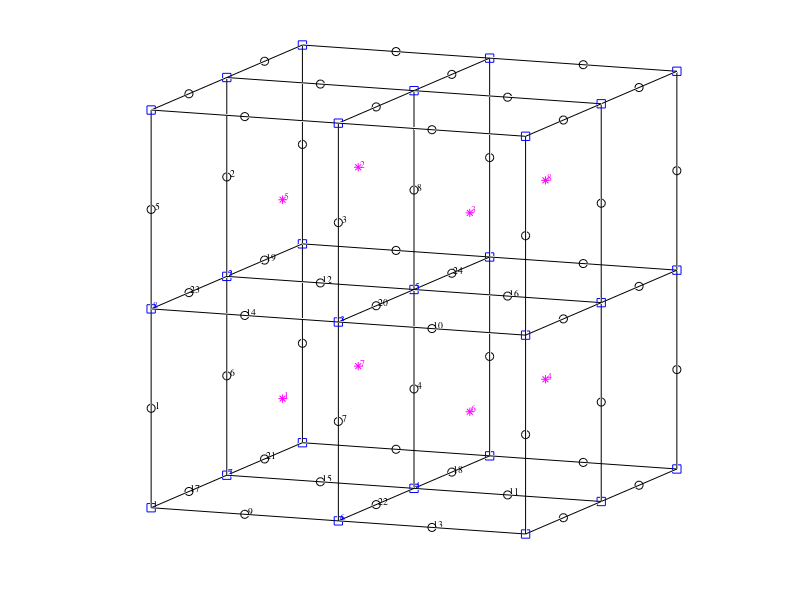

Reproduce this figure in MATLAB.
function HO = abo3cube( MNO, num, bnd )
% ABO3CUBE( MNO, NUM, BND ) just draw perovskite MxNxO lattice,
% NUM = 1   show atoms  and  NUM = 2 also adds numbering
% for MNO=2, A1:8, B1:8, O1:24 are numbered as in pdffit
% BND = 1   adds also atoms, that are on the boundary planes 

% defaults:
c_num = 2;
c_bnd = 1;
%%%%%%%%%%%
if nargin < 3; bnd = c_bnd; end
if nargin < 2; num = c_num; end
if nargin < 1; MNO = 2; end
MNO = MNO(:)';
if length(MNO) == 1
    MNO = MNO*[1 1 1];
end

ha = gca;
[xx, yy, zz] = cube_grid(MNO(1), MNO(2), MNO(3));
hc = plot3( xx, yy, zz, 'k', 'LineWidth', 0.15);

[m,n,o] = meshgrid([0:MNO(1)-1], [0:MNO(2)-1], [0:MNO(3)-1]);
m=m(:); n=n(:); o=o(:);

[A,B,O] = f_data( m, n, o, bnd );
save_hold = get( ha, 'NextPlot' );
hold on
if num > 0
    hA = plot3( 2*A(:,1), 2*A(:,2), 2*A(:,3),'m*' );
    hB = plot3( 2*B(:,1), 2*B(:,2), 2*B(:,3),'bs' );
    hO = plot3( 2*O(:,1), 2*O(:,2), 2*O(:,3),'ko' );
end

htA=[]; htB=[]; htO=[];
if num > 1
    nA = (1:min(8,size(A,1)))';
    htA = text( 2*A(nA,1), 2*A(nA,2), 2*A(nA,3), ...
	  [ char(' '+zeros(size(nA,1),1)) num2str(nA, '%3i') ], ...
	  'Color', 'm' );
    nB = (1:min(8,size(B,1)))';
    htB = text( 2*B(nB,1), 2*B(nB,2), 2*B(nB,3), ...
	  [ char(' '+zeros(size(nB,1),1)) num2str(nB, '%3i') ], ...
	  'Color', 'b' );
    nO = (1:min(24,size(O,1)))';
    htO = text( 2*O(nO,1), 2*O(nO,2), 2*O(nO,3), ...
	  [ char(' '+zeros(size(nO,1),1)) num2str(nO, '%3i') ], ...
	  'Color', 'k' );
    set( [htA; htB; htO], 'FontName', 'Times', 'FontSize', 7, ...
	  'HorizontalAlignment', 'left', 'VerticalAlignment', 'bottom' )
end
set( ha, 'XLim', [0 MNO(1)], 'YLim', [0 MNO(2)], 'ZLim', [0 MNO(3)] )
view(22, 10)
axis equal
axis off
set( ha, 'NextPlot', save_hold )
if nargout > 0
    HO = struct( 'hg', hc, 'hA', hA, 'hB', hB, 'hO', hO, ...
	'txA', htA, 'txB', htB, 'txO', htO);
end

function [A,B,O] = f_data( m, n, o, bnd )
A = [
	0.25	0.25	0.25
	0.25	0.75	0.75
	0.75	0.25	0.75
	0.75	0.75	0.25
	0.25	0.25	0.75
	0.75	0.25	0.25
	0.25	0.75	0.25
	0.75	0.75	0.75
];
B = [
	0	0	0
	0	0.5	0.5
	0.5	0	0.5
	0.5	0.5	0
	0.5	0.5	0.5
	0.5	0	0
	0	0.5	0
	0	0	0.5
];
O = [
	0	0	0.25
	0	0.5	0.75
	0.5	0	0.75
	0.5	0.5	0.25
	0	0	0.75
	0	0.5	0.25
	0.5	0	0.25
	0.5	0.5	0.75
	0.25	0	0
	0.75	0	0.5
	0.75	0.5	0
	0.25	0.5	0.5
	0.75	0	0
	0.25	0	0.5
	0.25	0.5	0
	0.75	0.5	0.5
	0	0.25	0
	0.5	0.75	0
	0	0.75	0.5
	0.5	0.25	0.5
	0	0.75	0
	0.5	0.25	0
	0	0.25	0.5
	0.5	0.75	0.5
];

Auc = A( all(A<0.5,2) , : );
Buc = B( all(B<0.5,2) , : );
Ouc = O( all(O<0.5,2) , : );
if ( bnd )
    [me,ne,oe] = meshgrid( [0 max(m)], [0 max(n)], [0 max(o)] );
    me=me(:); ne=ne(:); oe=oe(:);
    bz = find(any(B==0,2));
    oz = find(any(O==0,2));
    for i=2:length(me);
	B = [ B; [ B(bz,1)+me(i), B(bz,2)+ne(i), B(bz,3)+oe(i) ] ];
	O = [ O; [ O(oz,1)+me(i), O(oz,2)+ne(i), O(oz,3)+oe(i) ] ];
    end
end
if max(m) > 1 | max(n) > 1 | max(o) > 1
    A = Auc;
    B = Buc;
    O = Ouc;
    for i=2:length(m)
	A = [ A; Auc(:,1)+.5*m(i), Auc(:,2)+.5*n(i), Auc(:,3)+.5*o(i) ]; 
	B = [ B; Buc(:,1)+.5*m(i), Buc(:,2)+.5*n(i), Buc(:,3)+.5*o(i) ]; 
	O = [ O; Ouc(:,1)+.5*m(i), Ouc(:,2)+.5*n(i), Ouc(:,3)+.5*o(i) ]; 
    end
end
mm = 0.5*max(m) + 0.5 + 1e-10;
mn = 0.5*max(n) + 0.5 + 1e-10;
mo = 0.5*max(o) + 0.5 + 1e-10;
A( A(:,1)>mm | A(:,2)>mn | A(:,3) > mo , :) = [];
B( B(:,1)>mm | B(:,2)>mn | B(:,3) > mo , :) = [];
O( O(:,1)>mm | O(:,2)>mn | O(:,3) > mo , :) = [];

function [u, v, w] = cube_grid(m, n, o)

%y-grid
u=zeros(3*n+3,1); v=u;
u(2:3:3*n+3) = m*ones(n+1,1);
u(3:3:3*n+3) = NaN+zeros(n+1,1);
v(1:3:3*n+3) = 0:n;
v(2:3:3*n+3) = 0:n;
v(3:3:3*n+3) = NaN+zeros(n+1,1);
%x-grid
U=zeros(3*m+3,1); V=U;
U(1:3:3*m+3) = 0:m;
U(2:3:3*m+3) = 0:m;
U(3:3:3*m+3) = NaN+ones(m+1,1);
V(2:3:3*m+3) = n*ones(m+1,1);
V(3:3:3*m+3) = NaN+ones(m+1,1);
u=[u;U]; v=[v;V];
len = length(u);
u(1:(o+1)*len) = u(:,ones(o+1,1));
v(1:(o+1)*len) = v(:,ones(o+1,1));
w=(0:o);
w(1:(o+1)*len) = w(ones(1,len),:);
[U,V]=meshgrid(0:m,0:n);
U=U(:); V=V(:);
len = (n+1)*(m+1);
U(2:3:3*len)=U(:);
U(3:3:3*len)=U(2:3:3*len);
V(2:3:3*len)=V(:);
V(3:3:3*len)=V(2:3:3*len);
W=zeros(3*len, 1);
W(1:3:3*len)=NaN+zeros(len,1);
W(3:3:3*len)=o*ones(len,1);
if o~=0
    u=[u;U]; v=[v;V]; w=[w(:);W];
else    
    w=0*u;
end
